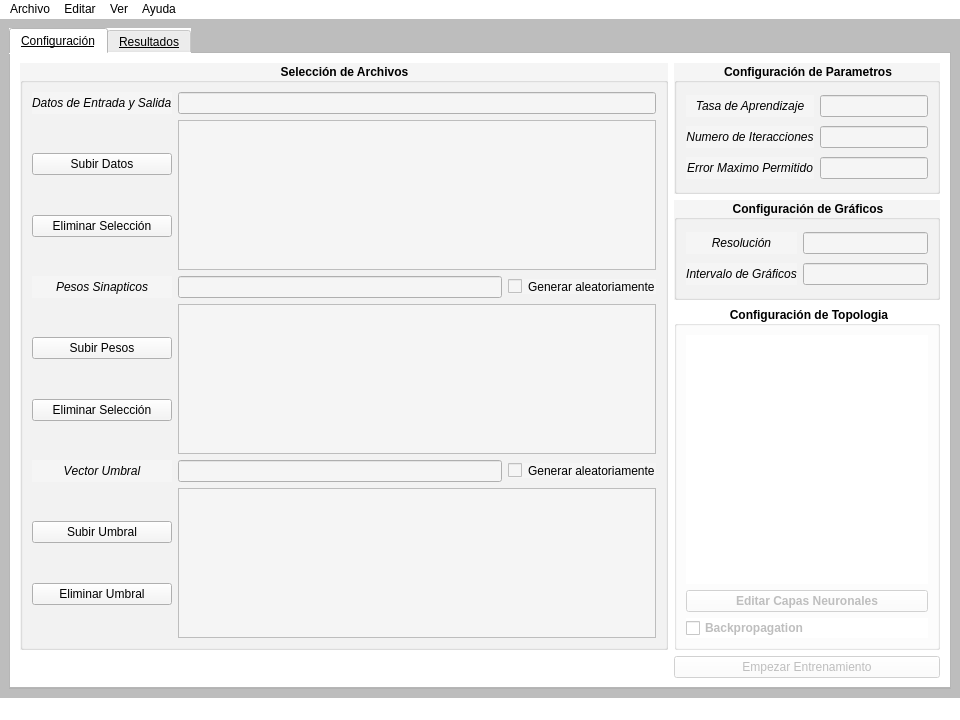
<?xml version="1.0" encoding="UTF-8"?>
<ui version="4.0">
 <author>EARodriguezM</author>
 <class>MainWindow</class>
 <widget class="QMainWindow" name="MainWindow">
  <property name="geometry">
   <rect>
    <x>0</x>
    <y>0</y>
    <width>960</width>
    <height>720</height>
   </rect>
  </property>
  <property name="minimumSize">
   <size>
    <width>960</width>
    <height>720</height>
   </size>
  </property>
  <property name="windowTitle">
   <string>MainWindow</string>
  </property>
  <property name="windowIcon">
   <iconset>
    <normaloff>icons/main_window_icon.png</normaloff>icons/main_window_icon.png</iconset>
  </property>
  <property name="styleSheet">
   <string notr="true">background-color: rgb(255, 255, 255);
selection-color: rgb(255, 255, 255);
selection-background-color: rgb(114, 159, 207);</string>
  </property>
  <widget class="QWidget" name="centralwidget">
   <property name="enabled">
    <bool>true</bool>
   </property>
   <property name="styleSheet">
    <string notr="true">background-color: rgb(189, 189, 189);</string>
   </property>
   <layout class="QGridLayout" name="gridLayout_2">
    <item row="0" column="0">
     <widget class="QTabWidget" name="tabWidget">
      <property name="font">
       <font>
        <weight>50</weight>
        <bold>false</bold>
        <underline>true</underline>
       </font>
      </property>
      <property name="styleSheet">
       <string notr="true">background-color: rgb(255, 255, 255);</string>
      </property>
      <property name="currentIndex">
       <number>0</number>
      </property>
      <widget class="QWidget" name="tab_config">
       <property name="font">
        <font>
         <weight>50</weight>
         <bold>false</bold>
        </font>
       </property>
       <attribute name="title">
        <string>Configuración</string>
       </attribute>
       <layout class="QGridLayout" name="gridLayout_3">
        <item row="1" column="1" colspan="2">
         <widget class="QPushButton" name="pushButton_execute">
          <property name="enabled">
           <bool>false</bool>
          </property>
          <property name="text">
           <string>Empezar Entrenamiento</string>
          </property>
         </widget>
        </item>
        <item row="0" column="1" colspan="2">
         <layout class="QGridLayout" name="gridLayout_values_config">
          <property name="sizeConstraint">
           <enum>QLayout::SetDefaultConstraint</enum>
          </property>
          <property name="leftMargin">
           <number>0</number>
          </property>
          <item row="0" column="0">
           <widget class="QGroupBox" name="groupBox_parameters_config">
            <property name="maximumSize">
             <size>
              <width>16777215</width>
              <height>131</height>
             </size>
            </property>
            <property name="font">
             <font>
              <weight>75</weight>
              <bold>true</bold>
             </font>
            </property>
            <property name="styleSheet">
             <string notr="true">background-color: rgb(245, 245, 245);
border-color: rgb(224, 224, 224);</string>
            </property>
            <property name="title">
             <string>Configuración de Parametros</string>
            </property>
            <property name="alignment">
             <set>Qt::AlignCenter</set>
            </property>
            <layout class="QGridLayout" name="gridLayout_5">
             <item row="2" column="0">
              <widget class="QLabel" name="label_iterations">
               <property name="font">
                <font>
                 <italic>true</italic>
                </font>
               </property>
               <property name="text">
                <string>Numero de Iteracciones</string>
               </property>
               <property name="alignment">
                <set>Qt::AlignCenter</set>
               </property>
              </widget>
             </item>
             <item row="3" column="1">
              <widget class="QLineEdit" name="lineEdit_err_max"/>
             </item>
             <item row="2" column="1">
              <widget class="QLineEdit" name="lineEdit_iterations"/>
             </item>
             <item row="3" column="0">
              <widget class="QLabel" name="label_err_max">
               <property name="font">
                <font>
                 <italic>true</italic>
                </font>
               </property>
               <property name="text">
                <string>Error Maximo Permitido</string>
               </property>
               <property name="alignment">
                <set>Qt::AlignCenter</set>
               </property>
              </widget>
             </item>
             <item row="1" column="0">
              <widget class="QLabel" name="label_learning_ratio">
               <property name="minimumSize">
                <size>
                 <width>0</width>
                 <height>0</height>
                </size>
               </property>
               <property name="font">
                <font>
                 <italic>true</italic>
                </font>
               </property>
               <property name="text">
                <string>Tasa de Aprendizaje</string>
               </property>
               <property name="alignment">
                <set>Qt::AlignCenter</set>
               </property>
              </widget>
             </item>
             <item row="1" column="1">
              <widget class="QLineEdit" name="lineEdit_learning_ratio"/>
             </item>
            </layout>
           </widget>
          </item>
          <item row="1" column="0">
           <widget class="QGroupBox" name="groupBox_graphics_config">
            <property name="maximumSize">
             <size>
              <width>16777215</width>
              <height>100</height>
             </size>
            </property>
            <property name="font">
             <font>
              <weight>75</weight>
              <bold>true</bold>
             </font>
            </property>
            <property name="styleSheet">
             <string notr="true">background-color: rgb(245, 245, 245);
border-color: rgb(224, 224, 224);</string>
            </property>
            <property name="title">
             <string>Configuración de Gráficos</string>
            </property>
            <property name="alignment">
             <set>Qt::AlignCenter</set>
            </property>
            <layout class="QGridLayout" name="gridLayout_6">
             <item row="0" column="0">
              <widget class="QLabel" name="label_res">
               <property name="font">
                <font>
                 <italic>true</italic>
                </font>
               </property>
               <property name="text">
                <string>Resolución</string>
               </property>
               <property name="alignment">
                <set>Qt::AlignCenter</set>
               </property>
              </widget>
             </item>
             <item row="0" column="1">
              <widget class="QLineEdit" name="lineEdit_res"/>
             </item>
             <item row="1" column="0">
              <widget class="QLabel" name="label_interval_show">
               <property name="font">
                <font>
                 <italic>true</italic>
                </font>
               </property>
               <property name="text">
                <string>Intervalo de Gráficos</string>
               </property>
               <property name="alignment">
                <set>Qt::AlignCenter</set>
               </property>
              </widget>
             </item>
             <item row="1" column="1">
              <widget class="QLineEdit" name="lineEdit_interval_show"/>
             </item>
            </layout>
           </widget>
          </item>
          <item row="2" column="0">
           <widget class="QGroupBox" name="groupBox_topology_config">
            <property name="font">
             <font>
              <weight>75</weight>
              <bold>true</bold>
             </font>
            </property>
            <property name="title">
             <string>Configuración de Topologia</string>
            </property>
            <property name="alignment">
             <set>Qt::AlignCenter</set>
            </property>
            <layout class="QGridLayout" name="gridLayout_4">
             <item row="1" column="0">
              <widget class="QPushButton" name="pushButton_open_topology_editor">
               <property name="enabled">
                <bool>false</bool>
               </property>
               <property name="text">
                <string>Editar Capas Neuronales</string>
               </property>
              </widget>
             </item>
             <item row="0" column="0">
              <widget class="QWidget" name="widget_topology_diagram" native="true"/>
             </item>
             <item row="2" column="0">
              <widget class="QCheckBox" name="checkBox_backpropagation">
               <property name="enabled">
                <bool>false</bool>
               </property>
               <property name="text">
                <string>Backpropagation</string>
               </property>
              </widget>
             </item>
            </layout>
           </widget>
          </item>
         </layout>
        </item>
        <item row="0" column="0">
         <widget class="QGroupBox" name="groupBox_files_select">
          <property name="enabled">
           <bool>true</bool>
          </property>
          <property name="sizePolicy">
           <sizepolicy hsizetype="Minimum" vsizetype="Minimum">
            <horstretch>0</horstretch>
            <verstretch>0</verstretch>
           </sizepolicy>
          </property>
          <property name="minimumSize">
           <size>
            <width>380</width>
            <height>520</height>
           </size>
          </property>
          <property name="maximumSize">
           <size>
            <width>16777215</width>
            <height>16777215</height>
           </size>
          </property>
          <property name="font">
           <font>
            <weight>75</weight>
            <bold>true</bold>
           </font>
          </property>
          <property name="styleSheet">
           <string notr="true">background-color: rgb(245, 245, 245);
border-color: rgb(224, 224, 224);</string>
          </property>
          <property name="title">
           <string>Selección de Archivos</string>
          </property>
          <property name="alignment">
           <set>Qt::AlignCenter</set>
          </property>
          <layout class="QGridLayout" name="gridLayout">
           <item row="1" column="1">
            <widget class="QTableWidget" name="tableWidget_datasets"/>
           </item>
           <item row="5" column="1">
            <layout class="QHBoxLayout" name="horizontalLayout">
             <item>
              <widget class="QLineEdit" name="lineEdit_T_file_name">
               <property name="enabled">
                <bool>false</bool>
               </property>
              </widget>
             </item>
             <item>
              <widget class="QCheckBox" name="checkBox_T_random">
               <property name="text">
                <string>Generar aleatoriamente</string>
               </property>
              </widget>
             </item>
            </layout>
           </item>
           <item row="1" column="0">
            <layout class="QVBoxLayout" name="verticalLayout">
             <item>
              <spacer name="verticalSpacer">
               <property name="orientation">
                <enum>Qt::Vertical</enum>
               </property>
               <property name="sizeHint" stdset="0">
                <size>
                 <width>20</width>
                 <height>40</height>
                </size>
               </property>
              </spacer>
             </item>
             <item>
              <widget class="QPushButton" name="pushButtonUpload_datasets">
               <property name="text">
                <string>Subir Datos</string>
               </property>
              </widget>
             </item>
             <item>
              <spacer name="verticalSpacer_3">
               <property name="orientation">
                <enum>Qt::Vertical</enum>
               </property>
               <property name="sizeType">
                <enum>QSizePolicy::Expanding</enum>
               </property>
               <property name="sizeHint" stdset="0">
                <size>
                 <width>10</width>
                 <height>40</height>
                </size>
               </property>
              </spacer>
             </item>
             <item>
              <widget class="QPushButton" name="pushButtonDelete_datasets">
               <property name="text">
                <string>Eliminar Selección</string>
               </property>
              </widget>
             </item>
             <item>
              <spacer name="verticalSpacer_2">
               <property name="orientation">
                <enum>Qt::Vertical</enum>
               </property>
               <property name="sizeHint" stdset="0">
                <size>
                 <width>20</width>
                 <height>40</height>
                </size>
               </property>
              </spacer>
             </item>
            </layout>
           </item>
           <item row="5" column="0">
            <widget class="QLabel" name="label_T_file_name">
             <property name="font">
              <font>
               <italic>true</italic>
               <underline>false</underline>
               <strikeout>false</strikeout>
               <kerning>false</kerning>
              </font>
             </property>
             <property name="text">
              <string>Vector Umbral</string>
             </property>
             <property name="alignment">
              <set>Qt::AlignCenter</set>
             </property>
            </widget>
           </item>
           <item row="7" column="1">
            <widget class="QTableWidget" name="tableWidget_threshold"/>
           </item>
           <item row="0" column="0">
            <widget class="QLabel" name="label_D_file_name">
             <property name="font">
              <font>
               <italic>true</italic>
              </font>
             </property>
             <property name="text">
              <string>Datos de Entrada y Salida</string>
             </property>
            </widget>
           </item>
           <item row="7" column="0">
            <layout class="QVBoxLayout" name="verticalLayout_3">
             <item>
              <spacer name="verticalSpacer_7">
               <property name="orientation">
                <enum>Qt::Vertical</enum>
               </property>
               <property name="sizeHint" stdset="0">
                <size>
                 <width>20</width>
                 <height>40</height>
                </size>
               </property>
              </spacer>
             </item>
             <item>
              <widget class="QPushButton" name="pushButtonUpload_threshold">
               <property name="text">
                <string>Subir Umbral</string>
               </property>
              </widget>
             </item>
             <item>
              <spacer name="verticalSpacer_8">
               <property name="orientation">
                <enum>Qt::Vertical</enum>
               </property>
               <property name="sizeHint" stdset="0">
                <size>
                 <width>20</width>
                 <height>40</height>
                </size>
               </property>
              </spacer>
             </item>
             <item>
              <widget class="QPushButton" name="pushButtonDelete_threshold">
               <property name="text">
                <string>Eliminar Umbral</string>
               </property>
              </widget>
             </item>
             <item>
              <spacer name="verticalSpacer_9">
               <property name="orientation">
                <enum>Qt::Vertical</enum>
               </property>
               <property name="sizeHint" stdset="0">
                <size>
                 <width>20</width>
                 <height>40</height>
                </size>
               </property>
              </spacer>
             </item>
            </layout>
           </item>
           <item row="4" column="0">
            <layout class="QVBoxLayout" name="verticalLayout_2">
             <item>
              <spacer name="verticalSpacer_4">
               <property name="orientation">
                <enum>Qt::Vertical</enum>
               </property>
               <property name="sizeHint" stdset="0">
                <size>
                 <width>20</width>
                 <height>40</height>
                </size>
               </property>
              </spacer>
             </item>
             <item>
              <widget class="QPushButton" name="pushButtonUpload_weights">
               <property name="text">
                <string>Subir Pesos</string>
               </property>
              </widget>
             </item>
             <item>
              <spacer name="verticalSpacer_5">
               <property name="orientation">
                <enum>Qt::Vertical</enum>
               </property>
               <property name="sizeHint" stdset="0">
                <size>
                 <width>20</width>
                 <height>40</height>
                </size>
               </property>
              </spacer>
             </item>
             <item>
              <widget class="QPushButton" name="pushButtonDelete_weights">
               <property name="text">
                <string>Eliminar Selección</string>
               </property>
              </widget>
             </item>
             <item>
              <spacer name="verticalSpacer_6">
               <property name="orientation">
                <enum>Qt::Vertical</enum>
               </property>
               <property name="sizeHint" stdset="0">
                <size>
                 <width>20</width>
                 <height>40</height>
                </size>
               </property>
              </spacer>
             </item>
            </layout>
           </item>
           <item row="2" column="1">
            <layout class="QHBoxLayout" name="horizontalLayout_2">
             <item>
              <widget class="QLineEdit" name="lineEdit_W_file_name">
               <property name="enabled">
                <bool>false</bool>
               </property>
              </widget>
             </item>
             <item>
              <widget class="QCheckBox" name="checkBox_W_random">
               <property name="text">
                <string>Generar aleatoriamente</string>
               </property>
              </widget>
             </item>
            </layout>
           </item>
           <item row="2" column="0">
            <widget class="QLabel" name="label_W_file_name">
             <property name="font">
              <font>
               <italic>true</italic>
              </font>
             </property>
             <property name="text">
              <string>Pesos Sinapticos</string>
             </property>
             <property name="alignment">
              <set>Qt::AlignCenter</set>
             </property>
            </widget>
           </item>
           <item row="4" column="1">
            <widget class="QTableWidget" name="tableWidget_weights"/>
           </item>
           <item row="0" column="1">
            <widget class="QLineEdit" name="lineEdit_D_file_name">
             <property name="enabled">
              <bool>false</bool>
             </property>
            </widget>
           </item>
          </layout>
         </widget>
        </item>
       </layout>
      </widget>
      <widget class="QWidget" name="tab_results">
       <attribute name="title">
        <string>Resultados</string>
       </attribute>
       <layout class="QGridLayout" name="gridLayout_11">
        <item row="1" column="0">
         <widget class="QPushButton" name="pushButton_stop_training">
          <property name="enabled">
           <bool>false</bool>
          </property>
          <property name="text">
           <string>Detener Entrenamiento</string>
          </property>
         </widget>
        </item>
        <item row="1" column="1">
         <widget class="QPushButton" name="pushButton_calculate_unkown_datasets">
          <property name="enabled">
           <bool>false</bool>
          </property>
          <property name="text">
           <string>Resolver Patrón Desconocido</string>
          </property>
         </widget>
        </item>
        <item row="0" column="0">
         <widget class="QGroupBox" name="groupBox_graphics">
          <property name="font">
           <font>
            <weight>75</weight>
            <bold>true</bold>
           </font>
          </property>
          <property name="title">
           <string>Graficos</string>
          </property>
          <property name="alignment">
           <set>Qt::AlignCenter</set>
          </property>
          <layout class="QGridLayout" name="gridLayout_10">
           <item row="1" column="0">
            <widget class="QWidget" name="widget_err_iterations" native="true">
             <property name="minimumSize">
              <size>
               <width>400</width>
               <height>0</height>
              </size>
             </property>
            </widget>
           </item>
           <item row="0" column="0">
            <widget class="QWidget" name="widget_train_simulation" native="true">
             <property name="minimumSize">
              <size>
               <width>400</width>
               <height>0</height>
              </size>
             </property>
            </widget>
           </item>
          </layout>
         </widget>
        </item>
        <item row="2" column="0" colspan="2">
         <widget class="QPushButton" name="pushButton_retrain_NeuNet">
          <property name="enabled">
           <bool>false</bool>
          </property>
          <property name="text">
           <string>Re-entrenar la Red Neuronal</string>
          </property>
         </widget>
        </item>
        <item row="0" column="1">
         <widget class="QGroupBox" name="groupBox_values">
          <property name="font">
           <font>
            <weight>75</weight>
            <bold>true</bold>
           </font>
          </property>
          <property name="title">
           <string>Valores</string>
          </property>
          <property name="alignment">
           <set>Qt::AlignCenter</set>
          </property>
          <layout class="QGridLayout" name="gridLayout_12">
           <item row="0" column="0">
            <widget class="QGroupBox" name="groupBox_weights">
             <property name="font">
              <font>
               <weight>50</weight>
               <italic>true</italic>
               <bold>false</bold>
              </font>
             </property>
             <property name="title">
              <string>Pesos Sinapticos Optimos</string>
             </property>
             <property name="alignment">
              <set>Qt::AlignCenter</set>
             </property>
             <layout class="QGridLayout" name="gridLayout_14">
              <item row="0" column="0">
               <widget class="QTableWidget" name="tableWidget_optimum_weights"/>
              </item>
             </layout>
            </widget>
           </item>
           <item row="1" column="0">
            <widget class="QGroupBox" name="groupBox_threshold">
             <property name="font">
              <font>
               <italic>true</italic>
              </font>
             </property>
             <property name="title">
              <string>Umbrales Optimos</string>
             </property>
             <property name="alignment">
              <set>Qt::AlignCenter</set>
             </property>
             <layout class="QGridLayout" name="gridLayout_13">
              <item row="0" column="0">
               <widget class="QTableWidget" name="tableWidget_optimum_threshold"/>
              </item>
             </layout>
            </widget>
           </item>
          </layout>
         </widget>
        </item>
        <item row="3" column="0" colspan="2">
         <widget class="QPushButton" name="pushButton_save">
          <property name="enabled">
           <bool>false</bool>
          </property>
          <property name="text">
           <string>Guardar Entrenamiento</string>
          </property>
         </widget>
        </item>
       </layout>
      </widget>
     </widget>
    </item>
   </layout>
  </widget>
  <widget class="QMenuBar" name="menubar">
   <property name="geometry">
    <rect>
     <x>0</x>
     <y>0</y>
     <width>960</width>
     <height>22</height>
    </rect>
   </property>
   <widget class="QMenu" name="menu_file">
    <property name="title">
     <string>Archivo</string>
    </property>
    <addaction name="action_new"/>
    <addaction name="action_open"/>
    <addaction name="separator"/>
    <addaction name="action_save"/>
    <addaction name="action_save_as"/>
    <addaction name="separator"/>
    <addaction name="action_close"/>
    <addaction name="action_quit"/>
   </widget>
   <widget class="QMenu" name="menu_set">
    <property name="title">
     <string>Editar</string>
    </property>
    <addaction name="action_set_datasets"/>
    <addaction name="action_set_weights"/>
    <addaction name="action_set_threshold"/>
    <addaction name="separator"/>
    <addaction name="action_set_learning_ratio"/>
    <addaction name="action_set_iterations_number"/>
    <addaction name="action_set_err_max"/>
    <addaction name="separator"/>
    <addaction name="action_set_graphic_resolution"/>
    <addaction name="action_set_graphic_interval"/>
   </widget>
   <widget class="QMenu" name="menu_view">
    <property name="title">
     <string>Ver</string>
    </property>
    <addaction name="action_preview_datasets"/>
    <addaction name="action_preview_weights"/>
    <addaction name="action_preview_threshold"/>
    <addaction name="separator"/>
    <addaction name="action_training_abstract"/>
   </widget>
   <widget class="QMenu" name="menu_help">
    <property name="title">
     <string>Ayuda</string>
    </property>
    <addaction name="action_manual"/>
    <addaction name="separator"/>
    <addaction name="action_about_NeuNet"/>
    <addaction name="action_about_developer"/>
   </widget>
   <addaction name="menu_file"/>
   <addaction name="menu_set"/>
   <addaction name="menu_view"/>
   <addaction name="menu_help"/>
  </widget>
  <widget class="QStatusBar" name="statusbar"/>
  <action name="action_new">
   <property name="text">
    <string>Nuevo</string>
   </property>
  </action>
  <action name="action_open">
   <property name="text">
    <string>Abrir</string>
   </property>
  </action>
  <action name="action_save">
   <property name="text">
    <string>Guardar</string>
   </property>
  </action>
  <action name="action_save_as">
   <property name="text">
    <string>Guardar Como...</string>
   </property>
  </action>
  <action name="action_quit">
   <property name="text">
    <string>Salir</string>
   </property>
  </action>
  <action name="actionModificar_Rata_de_Aprendizaje">
   <property name="text">
    <string>Modificar Rata de Aprendizaje</string>
   </property>
  </action>
  <action name="action_set_learning_ratio">
   <property name="text">
    <string>Modificar Tasa de Aprendizaje</string>
   </property>
  </action>
  <action name="action_set_iterations_number">
   <property name="text">
    <string>Modificar Numero de Iteracciones</string>
   </property>
  </action>
  <action name="action_set_err_max">
   <property name="text">
    <string>Modificar Error Maximo Permitido</string>
   </property>
  </action>
  <action name="actionVista_Previa_de_Datos_de_Entrada">
   <property name="checkable">
    <bool>true</bool>
   </property>
   <property name="checked">
    <bool>true</bool>
   </property>
   <property name="text">
    <string>Vista Previa de Datos de Entrada</string>
   </property>
  </action>
  <action name="actionVista_Previa_de_Datos_de_Salida">
   <property name="checkable">
    <bool>true</bool>
   </property>
   <property name="checked">
    <bool>true</bool>
   </property>
   <property name="text">
    <string>Vista Previa de Datos de Salida</string>
   </property>
  </action>
  <action name="action_preview_weights">
   <property name="checkable">
    <bool>true</bool>
   </property>
   <property name="checked">
    <bool>true</bool>
   </property>
   <property name="text">
    <string>Vista Previa de Pesos Sinapticos</string>
   </property>
  </action>
  <action name="action_preview_threshold">
   <property name="checkable">
    <bool>true</bool>
   </property>
   <property name="checked">
    <bool>true</bool>
   </property>
   <property name="text">
    <string>Vista Previa del Vector Umbral</string>
   </property>
  </action>
  <action name="actionGrafica_de_Resultado">
   <property name="checkable">
    <bool>true</bool>
   </property>
   <property name="text">
    <string>Grafica de Resultado</string>
   </property>
  </action>
  <action name="actionGrafica_de_Error_de_Patr_n">
   <property name="checkable">
    <bool>true</bool>
   </property>
   <property name="text">
    <string>Grafica de Error de Patrón</string>
   </property>
  </action>
  <action name="action_training_abstract">
   <property name="checkable">
    <bool>true</bool>
   </property>
   <property name="text">
    <string>Resumen de Entrenamiento</string>
   </property>
  </action>
  <action name="action_manual">
   <property name="text">
    <string>Manual</string>
   </property>
  </action>
  <action name="action_about_NeuNet">
   <property name="text">
    <string>Informacion de NeuNet</string>
   </property>
  </action>
  <action name="action_about_developer">
   <property name="text">
    <string>Información del Desarrollador</string>
   </property>
  </action>
  <action name="action_set_graphic_resolution">
   <property name="text">
    <string>Modificar Resolucion de Graficos</string>
   </property>
  </action>
  <action name="action_set_datasets">
   <property name="text">
    <string>Modificar Datos de Entrada y Salida</string>
   </property>
  </action>
  <action name="action_set_weights">
   <property name="text">
    <string>Modificar Pesos Sinapticos</string>
   </property>
  </action>
  <action name="action_set_threshold">
   <property name="text">
    <string>Modificar Umbral</string>
   </property>
  </action>
  <action name="action_set_graphic_interval">
   <property name="text">
    <string>Modificar Intervalo de Graficación</string>
   </property>
  </action>
  <action name="actionVista_Previa_de_Datos_d_Entrada_y_Salida">
   <property name="text">
    <string>Vista Previa de Datos d Entrada y Salida</string>
   </property>
  </action>
  <action name="action_preview_datasets">
   <property name="checkable">
    <bool>true</bool>
   </property>
   <property name="checked">
    <bool>true</bool>
   </property>
   <property name="text">
    <string>Vista Previa de Datos de Entrada y Salida</string>
   </property>
  </action>
  <action name="action_close">
   <property name="text">
    <string>Cerrar</string>
   </property>
  </action>
 </widget>
 <resources/>
 <connections/>
</ui>
